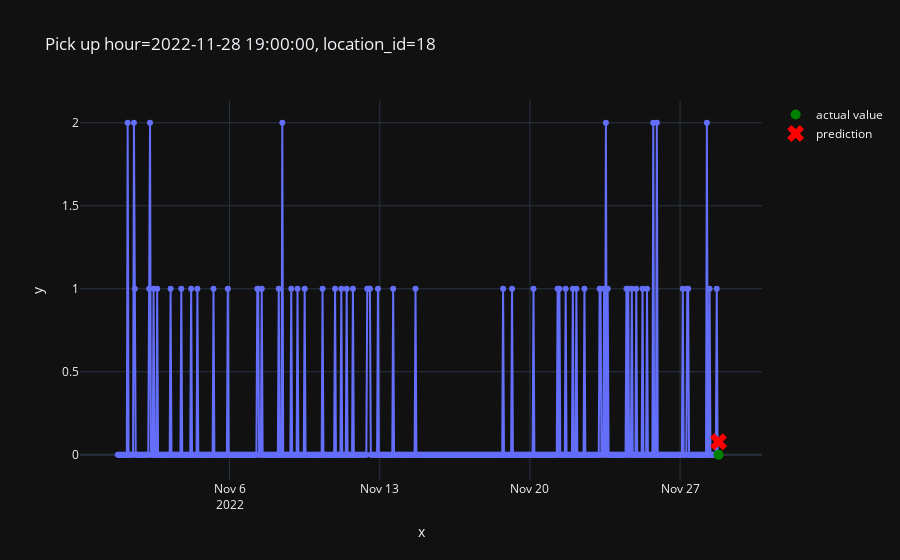

The code cell stored with this chart in its notebook:
### Code cell
plot_one_sample(
    features=X_test,
    targets=y_test,
    example_id=3979,
    predictions=pd.Series(predictions)
)

### Figure 1 — Plotly figure (JSON) as saved in the notebook; plotly's stock layout.template omitted (floating-point values rounded to 4 significant figures; data arrays with more than 128 entries replaced by an {"elided": "..."} marker saying what was removed)
{"data": [{"hovertemplate": "x=%{x}<br>y=%{y}<extra></extra>", "legendgroup": "", "line": {"color": "#636efa", "dash": "solid"}, "marker": {"symbol": "circle"}, "mode": "markers+lines", "name": "", "orientation": "v", "showlegend": false, "type": "scatter", "x": {"elided": "673 str values"}, "xaxis": "x", "y": {"elided": "673 int values"}, "yaxis": "y"}, {"line": {"color": "green"}, "marker": {"size": 10}, "mode": "markers", "name": "actual value", "type": "scatter", "x": ["2022-11-28T19:00:00"], "y": [0]}, {"line": {"color": "red"}, "marker": {"size": 15, "symbol": "x"}, "mode": "markers", "name": "prediction", "type": "scatter", "x": ["2022-11-28T19:00:00"], "y": [0.07799]}], "layout": {"legend": {"tracegroupgap": 0}, "title": {"text": "Pick up hour=2022-11-28 19:00:00, location_id=18"}, "xaxis": {"anchor": "y", "domain": [0, 1], "title": {"text": "x"}}, "yaxis": {"anchor": "x", "domain": [0, 1], "title": {"text": "y"}}}}
